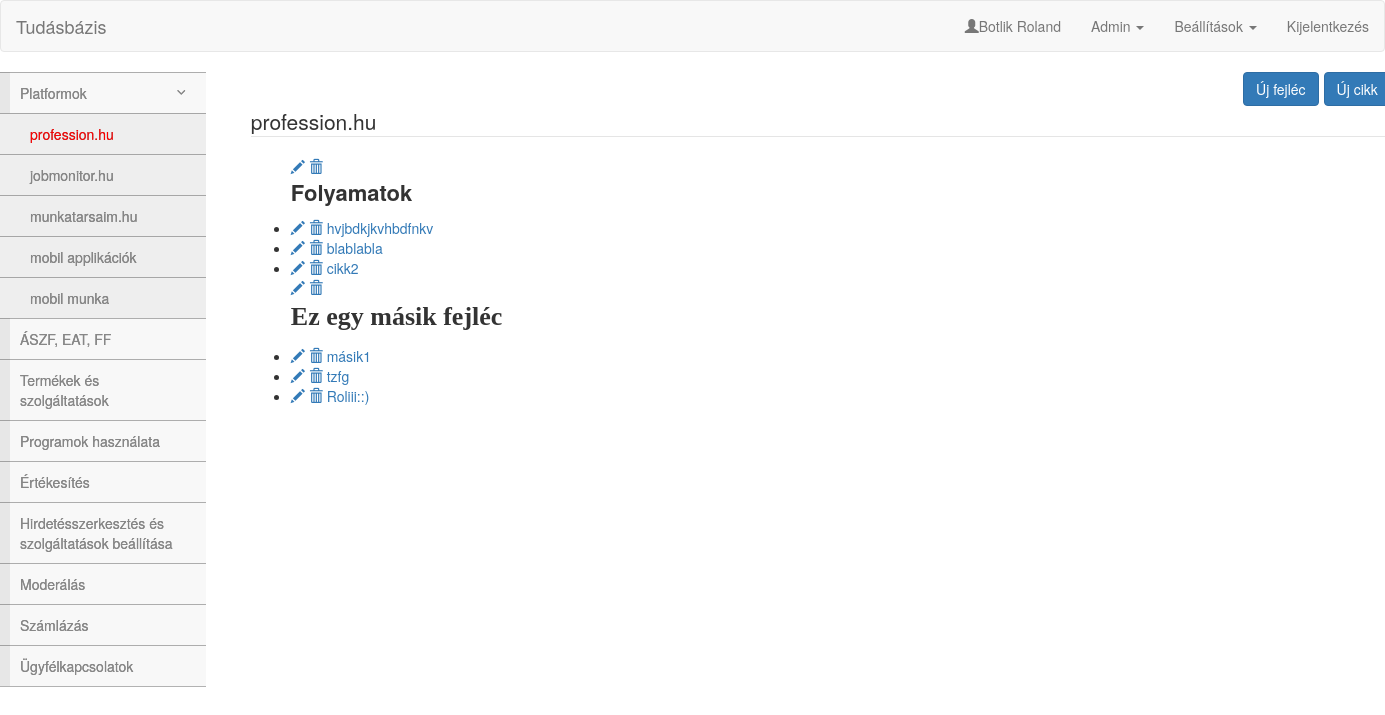
Page /page.php?pageid=11 (signed in) on the committed database.
### tables this page shows
CREATE TABLE `menu` (
  `id` int(11) NOT NULL,
  `title` varchar(64) NOT NULL,
  `parentId` int(11) NOT NULL
);

CREATE TABLE `articles` (
  `id` int(11) NOT NULL,
  `ownerid` int(11) NOT NULL,
  `type` varchar(16) NOT NULL,
  `location` int(11) NOT NULL,
  `position` int(11) NOT NULL,
  `created` datetime NOT NULL,
  `modified` datetime NOT NULL,
  `title` varchar(128) NOT NULL,
  `text` text NOT NULL
);

### src/db.php (called while the page is built, shortened)
<?php
class DB{
var $connection;
	function __construct() {
		$connection = @mysql_connect('localhost','root','');
		$table = mysql_select_db('tudasbazis',$connection);
		$this->connection = $connection;
	}
	function query($queryString) {
		$resultId = mysql_query($queryString, $this->connection);
		$rows=Array();
		while($record = mysql_fetch_assoc($resultId)){
			$rows[] = $record;
		}
		return $rows;
	}
	function close(){
		$close = mysql_close($this->connection);
	}
}
?>

### src/Utilities.php (called while the page is built, shortened)
<?php
class Utilities
{
	public static function GetNameById()
    {
        $db = new DB();
        $id = $_SESSION['userid'];
        $result = $db->query("SELECT lastname, firstname FROM login WHERE id = '$id';");
        if(count($result))
		{
			$nev = $result[0]['lastname'];
			$nev .= " " . $result[0]['firstname'];
			return $nev;
		}
		else
		{
			return "";
		}
    }
	public static function HasPermission($userid, $permission)
	{
		$db = new DB();
		if($db->query("SELECT * FROM permission WHERE userid = '$userid' AND permission = '$permission'"))
		{
			return true;
		}
		else
		{
			$db->close();
			return false;
		}
	}
}
?>

### src/articles.php (the view, shortened to what this page needs)
<?php
	$db = new DB();
	$result = $db->query("SELECT * FROM articles WHERE location = " . $_GET['pageid'] . " ORDER BY position");
	echo '<ul ';
	if(Utilities::HasPermission($_SESSION['userid'],'editor')) {
		echo 'id="sortable"';
	}
	echo ' class="ui-sortable">';
	foreach($result as $article)
	{
		if ($article['type'] == 'normal'){
			echo '<li id="position-'.$article['id'].'" class="ui-state-default ui-sortable-handle" >';
			if(Utilities::HasPermission($_SESSION['userid'],'editor')) {
				echo '<a href="updatearticle.php?articleid='. $article['id'] . '&location=' . $_GET['pageid'] . '"><span class="glyphicon glyphicon-pencil"></span></a>' . ' ';
				echo '<a href="deletearticle.php?articleid='. $article['id'] . '&location=' . $_GET['pageid'] . '"><span class="glyphicon glyphicon-trash"></span></a>' . ' ';
			}
			echo '<a href="readarticle.php?articleid='. $article['id'] . '">'.$article['title'].'</a>';
		}
		elseif($article['type'] == 'title'){
			echo '<li style="list-style-type: none;" id="position-'.$article['id'].'" class="ui-state-default ui-sortable-handle" >';
			if(Utilities::HasPermission($_SESSION['userid'],'editor')) {
				echo '<a href="updatetitle.php?articleid='. $article['id'] .  '&location=' . $_GET['pageid'] . '"><span class="glyphicon glyphicon-pencil"></span></a>' . ' ';
				echo '<a href="deletetitle.php?articleid='. $article['id'] .  '&location=' . $_GET['pageid'] . '"><span class="glyphicon glyphicon-trash"></span></a>' . ' ';
			}
			echo $article['text'];
		}
	}
	echo '</ul>';
?>

### src/page.php (shortened to what this page needs)
<html>
	<head>
		<link rel="stylesheet" type="text/css" href="css/bootstrap.min.css" />
		<link rel="stylesheet" href="https://cdnjs.cloudflare.com/ajax/libs/twitter-bootstrap/3.3.6/css/bootstrap.min.css" />
		<link rel="stylesheet" href="https://cdnjs.cloudflare.com/ajax/libs/font-awesome/4.6.2/css/font-awesome.min.css" />
		<link rel="stylesheet" href="metisMenu.min.css" />
		<link rel="stylesheet" href="demo.css" />
		<link rel="stylesheet" href="https://cdnjs.cloudflare.com/ajax/libs/prism/1.4.1/themes/prism.min.css" />
	</head>
	<body>
<?php
	include_once('menu.php');
	include_once('sideMenu.php');
?>
<div class="row">
	<div class="col-md-2">
		<?php sideMenu::show(); ?>
	</div>
	<div class="col-md-10">
	<div class="container">
		<div class="text-right btn-toolbar">
			<?php if(Utilities::HasPermission($_SESSION['userid'],'editor')) { ?>
       				<a href=<?php echo 'newarticle.php?location='.$_GET['pageid']; ?> class="btn btn-primary pull-right"> Új cikk </a>
					<a href=<?php echo 'newtitle.php?location='.$_GET['pageid']; ?> class="btn btn-primary pull-right"> Új fejléc </a>
			<?php } ?>
		</div>
<?php
	$db = new DB();
	$title = $db->query("SELECT title FROM menu WHERE id = " . $_GET['pageid']);
	echo '<legend>'
	.$title[0]['title']
	.'</legend>';
	include_once('articles.php');
?>
</div>
</div>
	</body>
</html>

### src/menu.php (shortened to what this page needs)
<?php
$nev = Utilities::GetNameById();
?>
<nav role="navigation" class="navbar navbar-default">
	<div class="navbar-header">
        <a href="index.php" class="navbar-brand">Tudásbázis</a>
    </div>
    <div id="navbarCollapse" class="collapse navbar-collapse">
        <ul class="nav navbar-nav navbar-right">
			<li><p class="navbar-text"><span class="glyphicon glyphicon-user"></span><?php echo $nev ?></li>
			<?php if(Utilities::HasPermission($_SESSION['userid'],'admin')) { ?>
				<li class="dropdown">
					<a data-toggle="dropdown" class="dropdown-toggle">Admin <b class="caret"></b></a>
				</li>
			<?php } ?>
			<li class="dropdown">
                <a data-toggle="dropdown" class="dropdown-toggle">Beállítások <b class="caret"></b></a>
            </li>
            <li><a href="index.php?logout=1">Kijelentkezés</a></li>
        </ul>
	</div>
</nav>

### src/sideMenu.php (shortened to what this page needs)
<?php
class sideMenu {
	public static function show() {
	echo '<div class="clearfix">'.
    	 	'<aside class="sidebar">'.
      	 		'<nav class="sidebar-nav">'.
         			'<ul class="metismenu" id="menu">';
		$db = new DB();
		$result = $db->query("SELECT id,title FROM menu WHERE parentId = 0");
		foreach($result as $element) {
			echo '<li';
			if (isset($_GET['pageid'])){
				$db = new DB();
				$parentCheck = $db->query("SELECT parentId FROM menu WHERE id = " . $_GET['pageid']);
				if ($parentCheck[0]['parentId'] == $element['id']){
					echo ' class="active"';
				}
			}
			echo '>'
			.'<a';
			if (isset($_GET['pageid'])){
				if ($_GET['pageid'] == $element['id']){
					echo ' style="color:red;"';
				}
			}
			echo ' href="page.php?pageid=' . $element['id'] . '">'. $element['title'];
			$db = new DB();
			if($subResult = $db->query("SELECT title, id FROM menu WHERE parentId = ".$element['id'])) {
				echo '<span class="fa arrow"></span></a>';
				echo '<ul>';
				foreach($subResult as $subElement){
					echo '<li>'
						.'<a';
					if (isset($_GET['pageid'])){
						if ($_GET['pageid'] == $subElement['id']){
							echo ' style="color:red;"';
						}
					}
					echo ' href="page.php?pageid=' . $subElement['id'] . '">' . $subElement['title'] . '</a>'
						.'</li>';
				}
				echo '</ul>';
			}
			else{
				echo '</a>';
			}
			echo '</li>';
		}
		echo 		'</ul>'.
      			'</nav>'.
    		'</aside>'.
		'</div>';
	}
}
?>

### src/demo.css (style rules this page uses)
.sidebar { display: block; float: left; width: 100%; background: #ffffff; }
.sidebar-nav { border-bottom: 1px solid rgba(0, 0, 0, 0.3); background-image: -webkit-linear-gradient(left, color-stop(#f8f8f8 10px), color-stop(#e7e7e7 10px)); background-image: linear-gradient(to right, #e7e7e7 10px, #f8f8f8 10px); background-repeat: repeat-x; filter: progid: DXImageTransform.Microsoft.gradient(startColorstr='#ffe7e7e7', endColorstr='#fff8f8f8', GradientType=1); }
.sidebar-nav ul { padding: 0; margin: 0; list-style: none; }
.sidebar-nav a, .sidebar-nav a:hover, .sidebar-nav a:focus, .sidebar-nav a:active { outline: none; }
.sidebar-nav ul li, .sidebar-nav ul a { display: block; }
.sidebar-nav ul a { padding: 10px 20px; color: #878787; border-top: 1px solid rgba(0, 0, 0, 0.3); box-shadow: 0px 1px 0px rgba(255, 255, 255, 0.05) inset; text-shadow: 0px 0px 0px rgba(0, 0, 0, 0.5); }
.sidebar-nav ul ul a { padding: 10px 30px; background-color: rgba(238, 238, 238, 1); }

### rows in the picture
menu: title "Platformok"
menu: title "profession.hu"
menu: title "jobmonitor.hu"
menu: title "munkatarsaim.hu"
menu: title "mobil applikációk"
menu: title "mobil munka"
menu: title "ÁSZF, EAT, FF"
menu: title "Termékek és szolgáltatások"
menu: title "Programok használata"
menu: title "Értékesítés"
menu: title "Hirdetésszerkesztés és szolgáltatások beállítása"
menu: title "Moderálás"
menu: title "Számlázás"
menu: title "Ügyfélkapcsolatok"
articles: text "Folyamatok"
articles: title "hvjbdkjkvhbdfnkv"
articles: title "blablabla"
articles: title "cikk2"
articles: text "Ez egy másik fejléc"
articles: title "másik1"
articles: title "tzfg"
articles: title "Roliii::)"

### other values in the picture
$nev "Botlik Roland"
